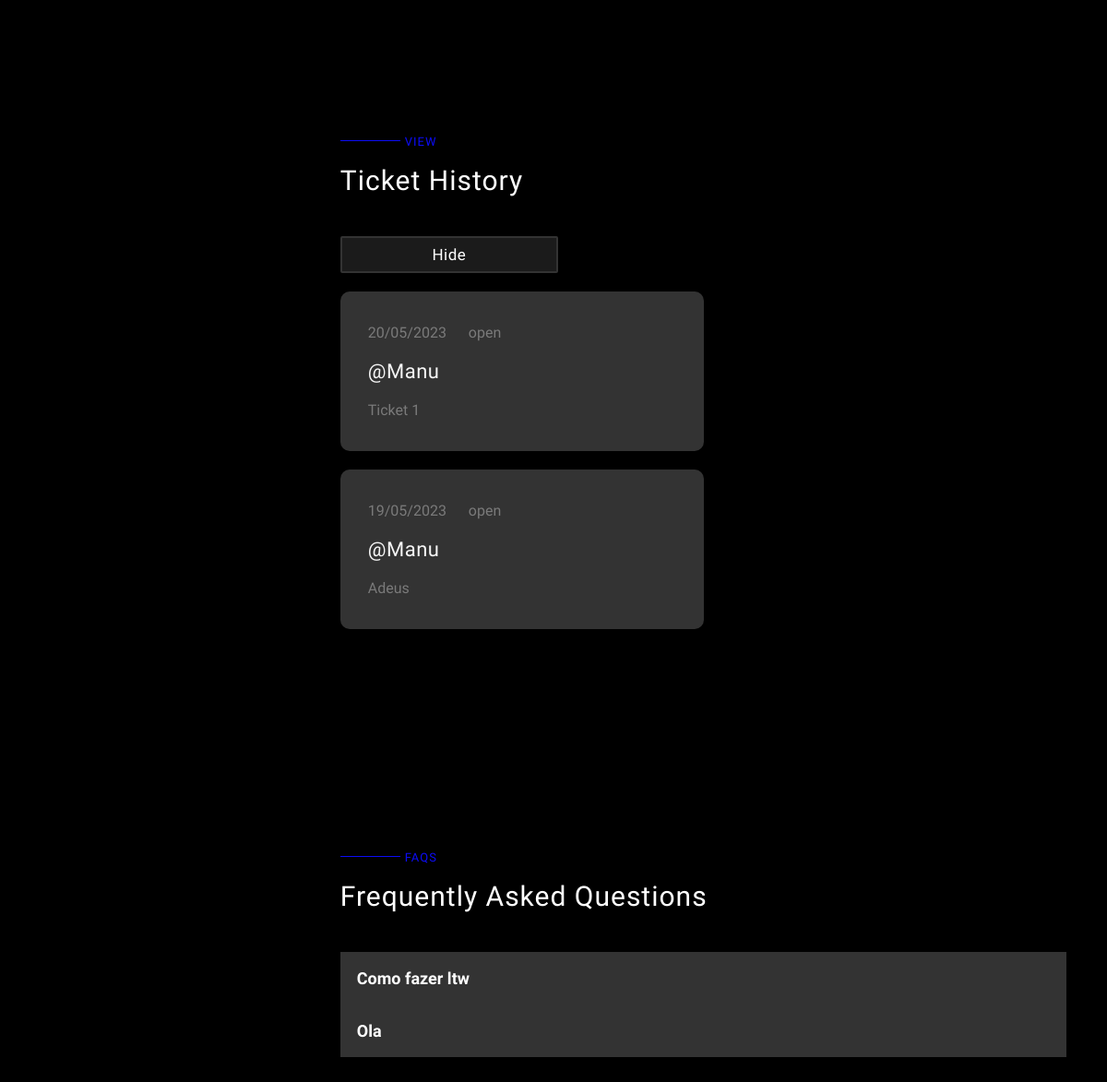
Before: /Boot/main_page.php (signed in, lower part) with the older database file.
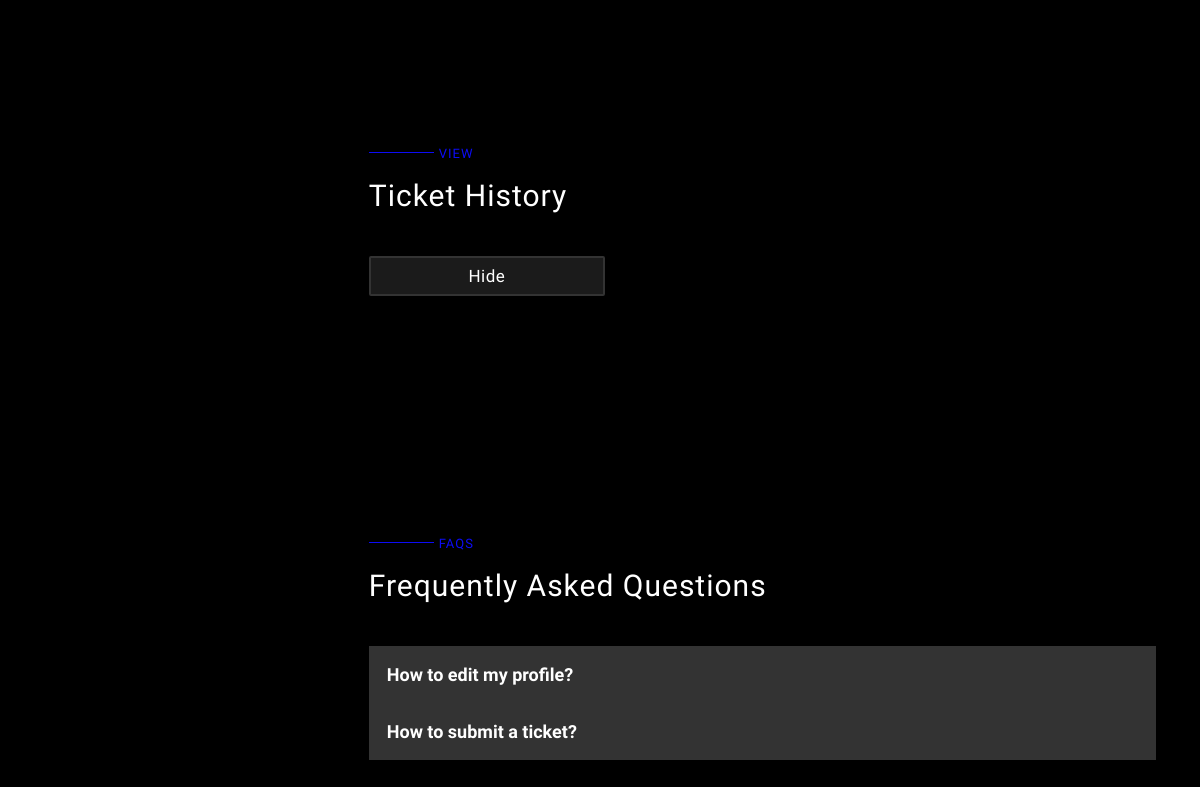
After: the same page with the newer database file.
### tables this page shows
CREATE TABLE tickets(
  ID INTEGER PRIMARY KEY AUTOINCREMENT,
  date VARCHAR,
  clientID VARCHAR REFERENCES users (id),
  assignedAgentID VARCHAR REFERENCES agents (agentID),
  title VARCHAR,
  departmentName VARCHAR REFERENCES departments (departmentName),
  status VARCHAR,
  priority VARCHAR,
  notification VARCHAR
);

CREATE TABLE faqs(
  question VARCHAR PRIMARY KEY,
  answer VARCHAR
);

### database/user.php (called while the page is built, shortened)
<?php
  function isAdmin($id){
    global $db;
    try {
      $stmt = $db->prepare('SELECT * FROM admins WHERE adminID = ?');
      $stmt->execute(array($id));
      return($stmt->fetch());
    } catch(PDOException $e) {
      return -1;
    }
  }
  function isAgent($id){
    global $db;
    try {
      $stmt = $db->prepare('SELECT * FROM agents WHERE agentID = ?');
      $stmt->execute(array($id));
      return($stmt->fetch());
    } catch(PDOException $e) {
      return -1;
    }
  }
?>

### database/tickets.php (called while the page is built, shortened)
<?php
    function getTickets($id) {
		global $db;
		try {
			$stmt = $db->prepare('SELECT * FROM tickets WHERE clientID = ? ORDER BY ID desc');
			$stmt->execute(array($id));
			return $stmt->fetchAll();
		}catch(PDOExecption $e) {
			return null;
		}
	}
?>

### database/faqs.php (called while the page is built, shortened)
<?php
function get_faqs(){
    global $db;
    try{
        $stmt = $db->prepare("SELECT * FROM faqs");
        $stmt->execute();
        return $stmt;
    }catch (PDOException $e){
        return null;
    }
}
?>

### Submition/get_ticket.php (the view, shortened to what this page needs)
<?php
include_once("../database/startup.php");
include_once("../database/tickets.php");
$ticket_info = '';
$ticket_info_unotified = '';
$ticket_info_assigned_unotified = '';
$tickets = getTickets($_SESSION['id']);
$ticket_count = get_client_tickets_number($_SESSION['id']);
$button = '<a href = "../Main/message.php?ticket_id=\'.$tickets[$i][\'ID\'].\'">Respond</a>';
for($i = 0; $i < $ticket_count[0]['res']; $i++){
    if($tickets[$i]['status'] == "assigned"){
        $button = '<a href = "../Main/message.php?ticket_id='.$tickets[$i]['ID'].'">Respond</a>';
    }
    else $button = '';
    if($tickets[$i]['notification'] == "client"){
        $ticket_info .='<div class = "ticket-box">
                            <div class = "ticket_basic_info">
                                <a class = "notified"></a>
                                <a class = "date">'. $tickets[$i]['date'] .'</a>
                                <a class = "status">'. $tickets[$i]['status'].'</a>
                                <a class = "department">'. $tickets[$i]['departmentName'].'</a>
                            </div>
                            <h2>@'. $_SESSION['username'] .'</h2>
                            <p class = "ticket-problem">'. $tickets[$i]['title'] .'</p>
                            '.$button.'
                        </div>
                        ';
    }
    else{
        if($button == ''){
            $ticket_info_unotified .='<div class = "ticket-box">
                                        <div class = "ticket_basic_info">
                                            <a class = "date">'. $tickets[$i]['date'] .'</a>
                                            <a class = "status">'. $tickets[$i]['status'].'</a>
                                            <a class = "department">'. $tickets[$i]['departmentName'].'</a>
                                            <a class = "unotified"></a>
                                        </div>
                                        <h2>@'. $_SESSION['username'] .'</h2>
                                        <p class = "ticket-problem">'. $tickets[$i]['title'] .'</p>
                                        '.$button.'
                                    </div>
                                    ';
        }
    }
}
$ticket_info .= $ticket_info_assigned_unotified;
$ticket_info .= $ticket_info_unotified;
echo $ticket_info;
?>

### Boot/main_page.php (shortened to what this page needs)
<?php
include_once("../database/startup.php");
include_once("../database/user.php");
if(isset($_SESSION['id'])){
    if(isAdmin($_SESSION['id'])){
        $_SESSION['role'] = "Admin";
        include_once("../Main/mainpage_admin.php");
    }
    else if(isAgent($_SESSION['id'])){
        $_SESSION['role'] = "Agent";
        include_once("../Main/mainpage_agent.php");
    }
    else{
        include_once("../Main/mainpage.php");
    }
}
?>

### Main/mainpage.php (shortened to what this page needs)
<?php
include_once("../database/startup.php");
include_once("../database/user.php");
?>
<!DOCTYPE html>
<html lang="en">
<head>
    <link rel="stylesheet" href = "../css/mainpage.css">
</head>
<body>
    <main>
        <section id = "send" class = "padding">
        </section>
        <section id = "view" class = "padding">
            <p class = "sub_title">view</p>
            <h2 class = "title">Ticket History</h2>
            <input id = show_tickets type = "submit" value = "Hide">
            <div class = "ticket_history">
                <?php include_once("../Submition/get_ticket.php"); ?>
            </div>
        </section>
        <section id = "FAQs" class = "padding">
        <p class = "sub_title"> FAQs </p>
        <h2 class ="title"> Frequently asked questions </h2>
            <?php
                include_once("../Submition/get_faqs.php");
            ?>
        </section>
    </main>
</body>
</html>

### Submition/get_faqs.php
<?php
include_once("../database/startup.php");
include_once("../database/faqs.php");
$faqs_db=get_faqs();
$html_elem= '';
if($_SESSION['role']=='Agent' || $_SESSION['role']=='Admin'){
    while($row = $faqs_db->fetch()){
        $html_elem .= '<button type = "button" class = "collapsible">' . $row['question'] .'<i class="material-icons" style="fontsize-48px;">delete</i>'. '</button>'.
                        '<div class = "faqContent">'.'<p>'.$row['answer'].'</p>'.'</div>
                        ';
    }
}
else if($_SESSION['role']=='Client'){
    while($row = $faqs_db->fetch()){
        $html_elem .= '<button type = "button" class = "collapsible">' . $row['question'] . '</button>'.
                        '<div class = "faqContent">'.'<p>'.$row['answer'].'</p>'.'</div>
                        ';
    }
}
echo $html_elem;
?>

### css/mainpage.css (style rules this page uses)
* { margin: 0; padding: 0; box-sizing: border-box; font-family: 'Raleway', sans-serif; text-decoration: none; scroll-behavior: smooth; }
:root { --main_color: rgb(12, 12, 246); --body_bg_color: black; --box_bg_color: #333333; --heading_color: white; --text_color: rgba(255, 255, 255, 0.35); --border: 2px solid var(--main_color); --box_shadow: 0 0 20px #9B51E05F; }
body { background: var(--body_bg_color); color: var(--text_color); }
h1, h2, h3 { color: var(--heading_color); }
.padding { padding: 120px 5%; }
main { margin-left:325px; transition: 0.3s; }
.sub_title { color: var(--main_color); font-size: 13px; letter-spacing: 1px; text-transform: uppercase; font-weight: 300; position: relative; padding-left: 70px; margin-bottom: 20px; }
.sub_title::before { content: ''; position: absolute; left: 0; top: 40%; width: 65px; height: 1px; background-color: var(--main_color); }
.title { font-size: 30px; font-weight: 500; line-height: 30px; letter-spacing: 1px; margin-bottom: 45px; text-transform: capitalize; }
#send { width: 100%; position: relative; z-index: 1; padding-bottom: 0; height: 100vh; }
#send .ticket_container form .ticket_control input, textarea, .department_selector, #show_tickets, #show_assigned_tickets,#search_ticket_button, #browse form .ticket_control input, #promote .ticket_control input, #AgentDepartments .ticket_control input { width: 100%; padding: 8px 15px; outline: none; border: 2px solid var(--box_bg_color); border-radius: 2px; color: white; font-size: 17px; font-weight: 300; letter-spacing: 0.5px; background-color: #33333388; resize: none; transition: 0.3s; }
#show_tickets, #show_assigned_tickets, #browse form div, #promote form div, #add form div, #AgentDepartments form div { width: 30%; }
.collapsible { background-color: var(--box_bg_color); color: white; cursor: pointer; padding: 18px; width: 100%; border: none; text-align: left; outline: none; font-size: 18px; font-weight: bold; transition: background-color 0.3s; }
#view .ticket_history .ticket-box, #browse .ticket_history .ticket-box { background-color: var(--box_bg_color); border-radius: 10px; padding: 35px 30px; width: 50%; margin-top: 20px; }
#view .ticket_history .ticket-box h2, #browse .ticket_history .ticket-box h2 { font-size: 22px; font-weight: 400; letter-spacing: 0.5px; color: whitesmoke; margin-right: 120px; margin-top: 20px; margin-bottom: 20px; }
.status, .department, .priority, .date, .notified { padding-right: 20px; }

Changed rows visible on the page:
removed tickets: date "20/05/2023", status "open", title "Ticket 1"
removed tickets: date "19/05/2023", status "open", title "Adeus"
removed faqs: question "Como fazer ltw"
removed faqs: question "Ola"
added faqs: question "How to edit my profile?"
added faqs: question "How to submit a ticket?"
Other visible differences:
$_SESSION['username']: "Manu Manu" → (not shown)
